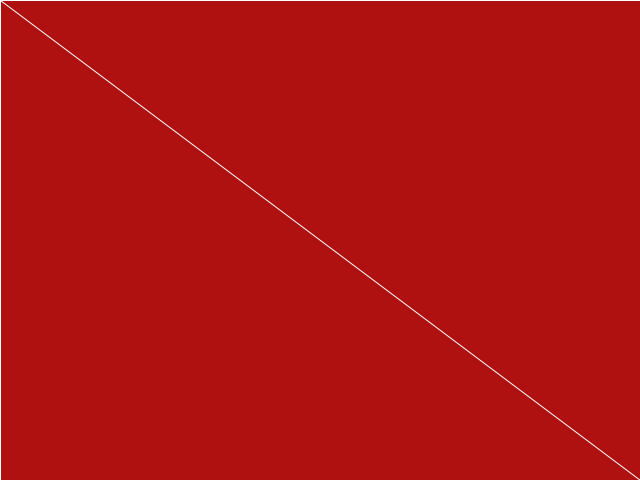
Frame 1 (no input)
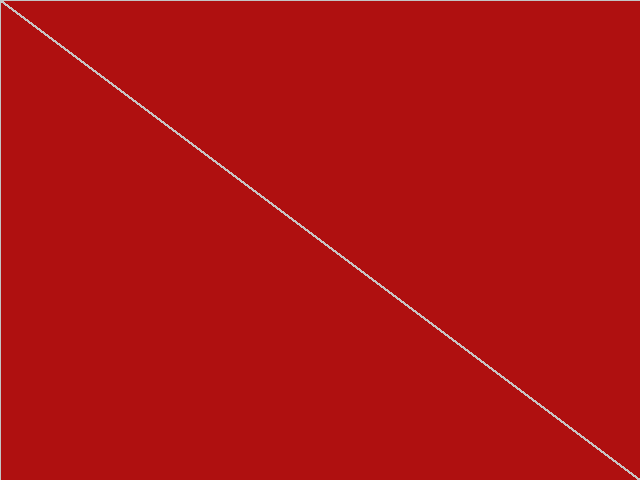
Frame 60 (the mouse pressed at the canvas centre just before this capture)
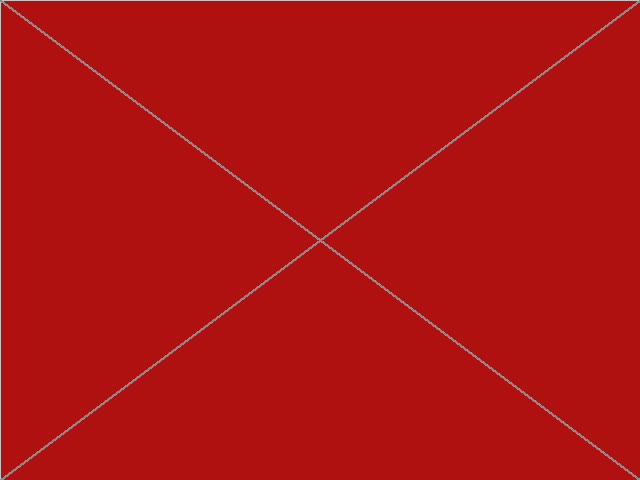
Frame 120 (the mouse held since frame 60 and released just before this capture)

The Processing sketch that drew these frames (run headless with seeded random() and noise(); from frame 60 on, the mouse is pressed at the canvas centre):

// Processing sketch: sketch_may20b
// ── sketch_may20b.pde
// First pedorrin Processing Program
// By Dalton

int red;
int green;
int blue;


void setup() {

size(640,480);
background(175,16,16);

red=255;
green=255;
blue=255;

}

void draw() {
  smooth();
  stroke(red, green, blue); 
  line(0, 0, mouseX, mouseY);
  line(640, 0, mouseX, mouseY);
  line(640, 480, mouseX, mouseY);
  line(0, 480, mouseX, mouseY);


       
   red=red-1;
   green=green-1;
   blue=blue-1;
   println(red);
    
    
 
  
}
  
